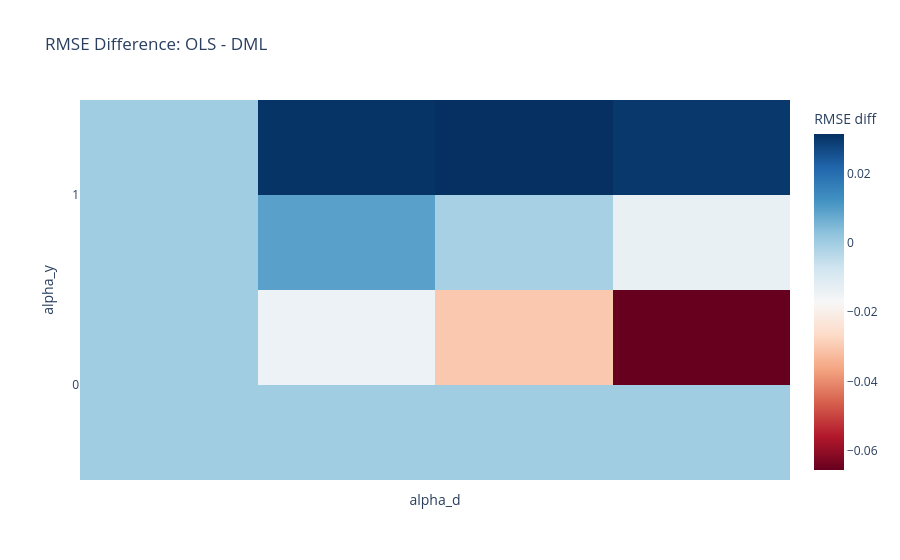

Notebook source saved alongside this figure:
### Markdown cell above
## Frontiers

### Code cell
rmse_frontier(results)

### Figure 1 — Plotly figure (JSON) as saved in the notebook; plotly's stock layout.template omitted (floating-point values rounded to 4 significant figures)
{"data": [{"coloraxis": "coloraxis", "histfunc": "avg", "hovertemplate": "alpha_d=%{x}<br>alpha_y=%{y}<br>avg of rmse_diff=%{z}<extra></extra>", "name": "", "type": "histogram2d", "x": [0.0, 0.25, 0.5, 0.75, 1.0, 0.0, 0.25, 0.5, 0.75, 1.0, 0.0, 0.25, 0.5, 0.75, 1.0, 0.0, 0.25, 0.5, 0.75, 1.0, 0.0, 0.25, 0.5, 0.75, 1.0], "xaxis": "x", "xbingroup": "x", "y": [0.0, 0.0, 0.0, 0.0, 0.0, 0.25, 0.25, 0.25, 0.25, 0.25, 0.5, 0.5, 0.5, 0.5, 0.5, 0.75, 0.75, 0.75, 0.75, 0.75, 1.0, 1.0, 1.0, 1.0, 1.0], "yaxis": "y", "ybingroup": "y", "z": [-0.01869, -0.01814, -0.02381, -0.04645, -0.07687, -0.01061, -0.009248, -0.01595, -0.03426, -0.05442, 0.002105, 0.00262, -0.005027, -0.01769, -0.02832, 0.01568, 0.01702, 0.0114, 0.006953, 0.001819, 0.02887, 0.03265, 0.03198, 0.03107, 0.03007]}], "layout": {"coloraxis": {"colorbar": {"title": {"text": "RMSE diff"}}, "colorscale": [[0, "rgb(103,0,31)"], [0.1, "rgb(178,24,43)"], [0.2, "rgb(214,96,77)"], [0.3, "rgb(244,165,130)"], [0.4, "rgb(253,219,199)"], [0.5, "rgb(247,247,247)"], [0.6, "rgb(209,229,240)"], [0.7, "rgb(146,197,222)"], [0.8, "rgb(67,147,195)"], [0.9, "rgb(33,102,172)"], [1, "rgb(5,48,97)"]]}, "legend": {"tracegroupgap": 0}, "title": {"text": "RMSE Difference: OLS - DML"}, "xaxis": {"anchor": "y", "domain": [0, 1], "tickmode": "array", "ticktext": ["alpha_y", "alpha_d", "DML", "OLS", "rmse_diff"], "tickvals": ["alpha_y", "alpha_d", "DML", "OLS", "rmse_diff"], "title": {"text": "alpha_d"}}, "yaxis": {"anchor": "x", "domain": [0, 1], "tickmode": "array", "ticktext": ["0", "1", "2", "3", "4", "5", "6", "7", "8", "9", "10", "11", "12", "13", "14", "15", "16", "17", "18", "19", "20", "21", "22", "23", "24"], "tickvals": [0, 1, 2, 3, 4, 5, 6, 7, 8, 9, 10, 11, 12, 13, 14, 15, 16, 17, 18, 19, 20, 21, 22, 23, 24], "title": {"text": "alpha_y"}}}}
